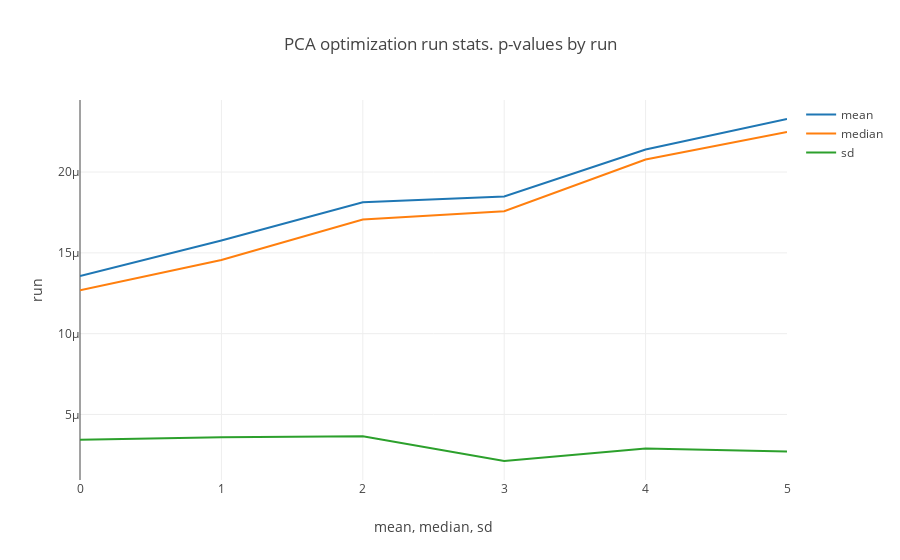

Notebook code cell kept with this figure:
### Markdown cell above
### Summary stats

### Code cell
run_stats= [
    prob_mean, prob_median, prob_sd
]
stats_names= ['mean','median','sd']

run_stats= np.array(run_stats).T

fig_stats= [
    go.Scatter(
        x= list(range(run_stats.shape[0])),
        y= run_stats[:,i],
        mode= 'lines',
        name= stats_names[i]
    ) for i in range(run_stats.shape[1])
]

layout= go.Layout(
    title= 'PCA optimization run stats. p-values by run',
    xaxis= dict(title='mean, median, sd'),
    yaxis= dict(title= 'run')
)

Figure= go.Figure(data= fig_stats, layout= layout)

iplot(Figure)

### Figure 1 — Plotly figure (JSON) as saved in the notebook; plotly's stock layout.template omitted (floating-point values rounded to 4 significant figures)
{"data": [{"mode": "lines", "name": "mean", "type": "scatter", "uid": "10f252e3-eed0-4133-a7f9-a8ccc5fc8ebd", "x": [0, 1, 2, 3, 4, 5], "y": [1.356e-05, 1.576e-05, 1.813e-05, 1.849e-05, 2.139e-05, 2.328e-05]}, {"mode": "lines", "name": "median", "type": "scatter", "uid": "7fd20f2b-2e3b-40eb-87c7-954ca665aea5", "x": [0, 1, 2, 3, 4, 5], "y": [1.269e-05, 1.456e-05, 1.707e-05, 1.757e-05, 2.077e-05, 2.248e-05]}, {"mode": "lines", "name": "sd", "type": "scatter", "uid": "b69fead2-9bfe-4ef2-bfdc-e0c3d9853127", "x": [0, 1, 2, 3, 4, 5], "y": [3.437e-06, 3.587e-06, 3.647e-06, 2.12e-06, 2.896e-06, 2.704e-06]}], "layout": {"title": {"text": "PCA optimization run stats. p-values by run"}, "xaxis": {"title": {"text": "mean, median, sd"}}, "yaxis": {"title": {"text": "run"}}}}
